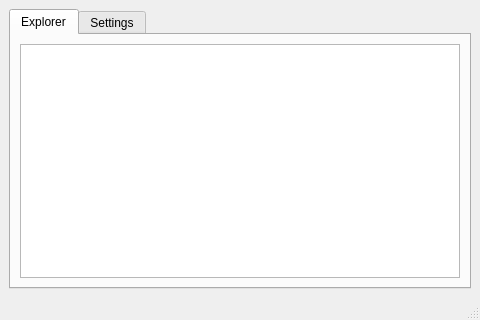
<?xml version="1.0" encoding="UTF-8"?>
<ui version="4.0">
 <class>MainWindow</class>
 <widget class="QMainWindow" name="MainWindow">
  <property name="geometry">
   <rect>
    <x>0</x>
    <y>0</y>
    <width>480</width>
    <height>320</height>
   </rect>
  </property>
  <property name="windowTitle">
   <string>MainWindow</string>
  </property>
  <widget class="QWidget" name="centralwidget">
   <layout class="QGridLayout" name="gridLayout">
    <item row="0" column="0">
     <widget class="QTabWidget" name="tabWidget">
      <property name="currentIndex">
       <number>0</number>
      </property>
      <widget class="QWidget" name="tab_explorer">
       <attribute name="title">
        <string>Explorer</string>
       </attribute>
       <layout class="QGridLayout" name="gridLayout_3">
        <item row="0" column="0">
         <widget class="QTableView" name="explorer_table">
          <property name="alternatingRowColors">
           <bool>true</bool>
          </property>
          <property name="selectionMode">
           <enum>QAbstractItemView::SingleSelection</enum>
          </property>
          <property name="selectionBehavior">
           <enum>QAbstractItemView::SelectRows</enum>
          </property>
          <attribute name="horizontalHeaderShowSortIndicator" stdset="0">
           <bool>true</bool>
          </attribute>
          <attribute name="horizontalHeaderStretchLastSection">
           <bool>true</bool>
          </attribute>
          <attribute name="verticalHeaderVisible">
           <bool>false</bool>
          </attribute>
         </widget>
        </item>
       </layout>
      </widget>
      <widget class="QWidget" name="tab_settings">
       <attribute name="title">
        <string>Settings</string>
       </attribute>
       <layout class="QGridLayout" name="gridLayout_2" rowstretch="1,0">
        <item row="0" column="2">
         <layout class="QFormLayout" name="formLayout">
          <item row="0" column="0">
           <widget class="QLabel" name="label">
            <property name="text">
             <string>Telegram API Key:</string>
            </property>
           </widget>
          </item>
          <item row="0" column="1">
           <widget class="QLineEdit" name="api_le">
            <property name="echoMode">
             <enum>QLineEdit::PasswordEchoOnEdit</enum>
            </property>
           </widget>
          </item>
          <item row="1" column="0">
           <widget class="QLabel" name="label_2">
            <property name="text">
             <string>Database File:</string>
            </property>
           </widget>
          </item>
          <item row="1" column="1">
           <widget class="QLineEdit" name="lineEdit_2"/>
          </item>
          <item row="2" column="0">
           <widget class="QLabel" name="label_3">
            <property name="text">
             <string>Client Log Level:</string>
            </property>
           </widget>
          </item>
          <item row="2" column="1">
           <widget class="QComboBox" name="cleint_log_level_cb">
            <item>
             <property name="text">
              <string>Debug</string>
             </property>
            </item>
            <item>
             <property name="text">
              <string>Info</string>
             </property>
            </item>
            <item>
             <property name="text">
              <string>Warning</string>
             </property>
            </item>
            <item>
             <property name="text">
              <string>Error</string>
             </property>
            </item>
           </widget>
          </item>
          <item row="3" column="0">
           <widget class="QLabel" name="label_4">
            <property name="text">
             <string>Bot Log Level:</string>
            </property>
           </widget>
          </item>
          <item row="3" column="1">
           <widget class="QComboBox" name="bot_log_level_cb">
            <item>
             <property name="text">
              <string>Debug</string>
             </property>
            </item>
            <item>
             <property name="text">
              <string>Info</string>
             </property>
            </item>
            <item>
             <property name="text">
              <string>Warning</string>
             </property>
            </item>
            <item>
             <property name="text">
              <string>Error</string>
             </property>
            </item>
           </widget>
          </item>
         </layout>
        </item>
        <item row="1" column="2">
         <layout class="QHBoxLayout" name="horizontalLayout" stretch="1,0,0">
          <property name="spacing">
           <number>6</number>
          </property>
          <item>
           <spacer name="horizontalSpacer">
            <property name="orientation">
             <enum>Qt::Horizontal</enum>
            </property>
            <property name="sizeHint" stdset="0">
             <size>
              <width>40</width>
              <height>20</height>
             </size>
            </property>
           </spacer>
          </item>
          <item>
           <widget class="QPushButton" name="reset_config_b">
            <property name="text">
             <string>Reset</string>
            </property>
           </widget>
          </item>
          <item>
           <widget class="QPushButton" name="save_config_b">
            <property name="text">
             <string>Save</string>
            </property>
           </widget>
          </item>
         </layout>
        </item>
       </layout>
      </widget>
     </widget>
    </item>
   </layout>
  </widget>
  <widget class="QMenuBar" name="menubar">
   <property name="geometry">
    <rect>
     <x>0</x>
     <y>0</y>
     <width>480</width>
     <height>18</height>
    </rect>
   </property>
  </widget>
  <widget class="QStatusBar" name="statusbar"/>
 </widget>
 <resources/>
 <connections/>
</ui>
